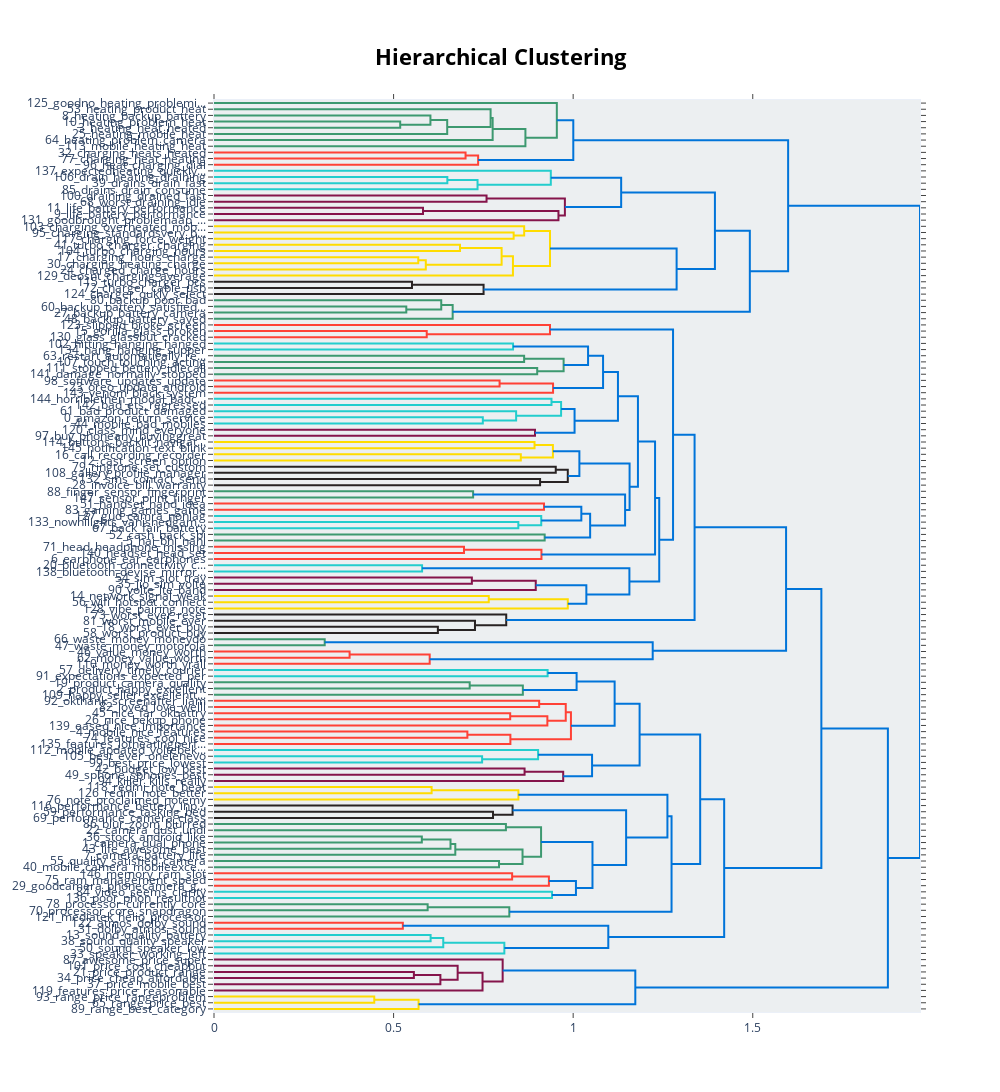

This figure's notebook cell:
### Code cell
# Or, to visualize hierarchical relationships between topics
topic_model.visualize_hierarchy()

### Figure 1 — Plotly figure (JSON) as saved in the notebook; plotly's stock layout.template omitted (floating-point values rounded to 4 significant figures; data arrays with more than 128 entries replaced by an {"elided": "..."} marker saying what was removed)
{"data": [{"hoverinfo": "text", "marker": {"color": "rgb(61,153,112)"}, "mode": "lines", "type": "scatter", "x": [0, 0.5184, 0.5184, 0], "xaxis": "x", "y": [-35, -35, -45, -45], "yaxis": "y"}, {"hoverinfo": "text", "marker": {"color": "rgb(61,153,112)"}, "mode": "lines", "type": "scatter", "x": [0, 0.6026, 0.6026, 0.5184], "xaxis": "x", "y": [-25, -25, -40, -40], "yaxis": "y"}, {"hoverinfo": "text", "marker": {"color": "rgb(61,153,112)"}, "mode": "lines", "type": "scatter", "x": [0.6026, 0.6493, 0.6493, 0], "xaxis": "x", "y": [-32.5, -32.5, -55, -55], "yaxis": "y"}, {"hoverinfo": "text", "marker": {"color": "rgb(61,153,112)"}, "mode": "lines", "type": "scatter", "x": [0, 0.7701, 0.7701, 0.6493], "xaxis": "x", "y": [-15, -15, -43.75, -43.75], "yaxis": "y"}, {"hoverinfo": "text", "marker": {"color": "rgb(61,153,112)"}, "mode": "lines", "type": "scatter", "x": [0.7701, 0.7758, 0.7758, 0], "xaxis": "x", "y": [-29.38, -29.38, -65, -65], "yaxis": "y"}, {"hoverinfo": "text", "marker": {"color": "rgb(61,153,112)"}, "mode": "lines", "type": "scatter", "x": [0.7758, 0.867, 0.867, 0], "xaxis": "x", "y": [-47.19, -47.19, -75, -75], "yaxis": "y"}, {"hoverinfo": "text", "marker": {"color": "rgb(61,153,112)"}, "mode": "lines", "type": "scatter", "x": [0, 0.9545, 0.9545, 0.867], "xaxis": "x", "y": [-5, -5, -61.09, -61.09], "yaxis": "y"}, {"hoverinfo": "text", "marker": {"color": "rgb(255,65,54)"}, "mode": "lines", "type": "scatter", "x": [0, 0.7004, 0.7004, 0], "xaxis": "x", "y": [-85, -85, -95, -95], "yaxis": "y"}, {"hoverinfo": "text", "marker": {"color": "rgb(255,65,54)"}, "mode": "lines", "type": "scatter", "x": [0.7004, 0.7354, 0.7354, 0], "xaxis": "x", "y": [-90, -90, -105, -105], "yaxis": "y"}, {"hoverinfo": "text", "marker": {"color": "rgb(0,116,217)"}, "mode": "lines", "type": "scatter", "x": [0.9545, 1.0, 1.0, 0.7354], "xaxis": "x", "y": [-33.05, -33.05, -97.5, -97.5], "yaxis": "y"}, {"hoverinfo": "text", "marker": {"color": "rgb(35,205,205)"}, "mode": "lines", "type": "scatter", "x": [0, 0.6497, 0.6497, 0], "xaxis": "x", "y": [-125, -125, -135, -135], "yaxis": "y"}, {"hoverinfo": "text", "marker": {"color": "rgb(35,205,205)"}, "mode": "lines", "type": "scatter", "x": [0.6497, 0.7337, 0.7337, 0], "xaxis": "x", "y": [-130, -130, -145, -145], "yaxis": "y"}, {"hoverinfo": "text", "marker": {"color": "rgb(35,205,205)"}, "mode": "lines", "type": "scatter", "x": [0, 0.9378, 0.9378, 0.7337], "xaxis": "x", "y": [-115, -115, -137.5, -137.5], "yaxis": "y"}, {"hoverinfo": "text", "marker": {"color": "rgb(133,20,75)"}, "mode": "lines", "type": "scatter", "x": [0, 0.7588, 0.7588, 0], "xaxis": "x", "y": [-155, -155, -165, -165], "yaxis": "y"}, {"hoverinfo": "text", "marker": {"color": "rgb(133,20,75)"}, "mode": "lines", "type": "scatter", "x": [0, 0.5819, 0.5819, 0], "xaxis": "x", "y": [-175, -175, -185, -185], "yaxis": "y"}, {"hoverinfo": "text", "marker": {"color": "rgb(133,20,75)"}, "mode": "lines", "type": "scatter", "x": [0.5819, 0.959, 0.959, 0], "xaxis": "x", "y": [-180, -180, -195, -195], "yaxis": "y"}, {"hoverinfo": "text", "marker": {"color": "rgb(133,20,75)"}, "mode": "lines", "type": "scatter", "x": [0.7588, 0.9769, 0.9769, 0.959], "xaxis": "x", "y": [-160, -160, -187.5, -187.5], "yaxis": "y"}, {"hoverinfo": "text", "marker": {"color": "rgb(0,116,217)"}, "mode": "lines", "type": "scatter", "x": [0.9378, 1.134, 1.134, 0.9769], "xaxis": "x", "y": [-126.2, -126.2, -173.8, -173.8], "yaxis": "y"}, {"hoverinfo": "text", "marker": {"color": "rgb(255,220,0)"}, "mode": "lines", "type": "scatter", "x": [0, 0.8342, 0.8342, 0], "xaxis": "x", "y": [-215, -215, -225, -225], "yaxis": "y"}, {"hoverinfo": "text", "marker": {"color": "rgb(255,220,0)"}, "mode": "lines", "type": "scatter", "x": [0, 0.8636, 0.8636, 0.8342], "xaxis": "x", "y": [-205, -205, -220, -220], "yaxis": "y"}, {"hoverinfo": "text", "marker": {"color": "rgb(255,220,0)"}, "mode": "lines", "type": "scatter", "x": [0, 0.685, 0.685, 0], "xaxis": "x", "y": [-235, -235, -245, -245], "yaxis": "y"}, {"hoverinfo": "text", "marker": {"color": "rgb(255,220,0)"}, "mode": "lines", "type": "scatter", "x": [0, 0.5687, 0.5687, 0], "xaxis": "x", "y": [-255, -255, -265, -265], "yaxis": "y"}, {"hoverinfo": "text", "marker": {"color": "rgb(255,220,0)"}, "mode": "lines", "type": "scatter", "x": [0.5687, 0.5897, 0.5897, 0], "xaxis": "x", "y": [-260, -260, -275, -275], "yaxis": "y"}, {"hoverinfo": "text", "marker": {"color": "rgb(255,220,0)"}, "mode": "lines", "type": "scatter", "x": [0.685, 0.8008, 0.8008, 0.5897], "xaxis": "x", "y": [-240, -240, -267.5, -267.5], "yaxis": "y"}, {"hoverinfo": "text", "marker": {"color": "rgb(255,220,0)"}, "mode": "lines", "type": "scatter", "x": [0.8008, 0.8323, 0.8323, 0], "xaxis": "x", "y": [-253.8, -253.8, -285, -285], "yaxis": "y"}, {"hoverinfo": "text", "marker": {"color": "rgb(255,220,0)"}, "mode": "lines", "type": "scatter", "x": [0.8636, 0.9355, 0.9355, 0.8323], "xaxis": "x", "y": [-212.5, -212.5, -269.4, -269.4], "yaxis": "y"}, {"hoverinfo": "text", "marker": {"color": "rgb(40,35,35)"}, "mode": "lines", "type": "scatter", "x": [0, 0.5512, 0.5512, 0], "xaxis": "x", "y": [-295, -295, -305, -305], "yaxis": "y"}, {"hoverinfo": "text", "marker": {"color": "rgb(40,35,35)"}, "mode": "lines", "type": "scatter", "x": [0.5512, 0.7506, 0.7506, 0], "xaxis": "x", "y": [-300, -300, -315, -315], "yaxis": "y"}, {"hoverinfo": "text", "marker": {"color": "rgb(0,116,217)"}, "mode": "lines", "type": "scatter", "x": [0.9355, 1.288, 1.288, 0.7506], "xaxis": "x", "y": [-240.9, -240.9, -307.5, -307.5], "yaxis": "y"}, {"hoverinfo": "text", "marker": {"color": "rgb(0,116,217)"}, "mode": "lines", "type": "scatter", "x": [1.134, 1.395, 1.395, 1.288], "xaxis": "x", "y": [-150, -150, -274.2, -274.2], "yaxis": "y"}, {"hoverinfo": "text", "marker": {"color": "rgb(61,153,112)"}, "mode": "lines", "type": "scatter", "x": [0, 0.5354, 0.5354, 0], "xaxis": "x", "y": [-335, -335, -345, -345], "yaxis": "y"}, {"hoverinfo": "text", "marker": {"color": "rgb(61,153,112)"}, "mode": "lines", "type": "scatter", "x": [0, 0.6327, 0.6327, 0.5354], "xaxis": "x", "y": [-325, -325, -340, -340], "yaxis": "y"}, {"hoverinfo": "text", "marker": {"color": "rgb(61,153,112)"}, "mode": "lines", "type": "scatter", "x": [0.6327, 0.6645, 0.6645, 0], "xaxis": "x", "y": [-332.5, -332.5, -355, -355], "yaxis": "y"}, {"hoverinfo": "text", "marker": {"color": "rgb(0,116,217)"}, "mode": "lines", "type": "scatter", "x": [1.395, 1.492, 1.492, 0.6645], "xaxis": "x", "y": [-212.1, -212.1, -343.8, -343.8], "yaxis": "y"}, {"hoverinfo": "text", "marker": {"color": "rgb(0,116,217)"}, "mode": "lines", "type": "scatter", "x": [1.0, 1.598, 1.598, 1.492], "xaxis": "x", "y": [-65.27, -65.27, -277.9, -277.9], "yaxis": "y"}, {"hoverinfo": "text", "marker": {"color": "rgb(255,65,54)"}, "mode": "lines", "type": "scatter", "x": [0, 0.5923, 0.5923, 0], "xaxis": "x", "y": [-375, -375, -385, -385], "yaxis": "y"}, {"hoverinfo": "text", "marker": {"color": "rgb(255,65,54)"}, "mode": "lines", "type": "scatter", "x": [0, 0.9355, 0.9355, 0.5923], "xaxis": "x", "y": [-365, -365, -380, -380], "yaxis": "y"}, {"hoverinfo": "text", "marker": {"color": "rgb(35,205,205)"}, "mode": "lines", "type": "scatter", "x": [0, 0.8326, 0.8326, 0], "xaxis": "x", "y": [-395, -395, -405, -405], "yaxis": "y"}, {"hoverinfo": "text", "marker": {"color": "rgb(61,153,112)"}, "mode": "lines", "type": "scatter", "x": [0, 0.8634, 0.8634, 0], "xaxis": "x", "y": [-415, -415, -425, -425], "yaxis": "y"}, {"hoverinfo": "text", "marker": {"color": "rgb(61,153,112)"}, "mode": "lines", "type": "scatter", "x": [0, 0.8999, 0.8999, 0], "xaxis": "x", "y": [-435, -435, -445, -445], "yaxis": "y"}, {"hoverinfo": "text", "marker": {"color": "rgb(61,153,112)"}, "mode": "lines", "type": "scatter", "x": [0.8634, 0.9734, 0.9734, 0.8999], "xaxis": "x", "y": [-420, -420, -440, -440], "yaxis": "y"}, {"hoverinfo": "text", "marker": {"color": "rgb(0,116,217)"}, "mode": "lines", "type": "scatter", "x": [0.8326, 1.041, 1.041, 0.9734], "xaxis": "x", "y": [-400, -400, -430, -430], "yaxis": "y"}, {"hoverinfo": "text", "marker": {"color": "rgb(255,65,54)"}, "mode": "lines", "type": "scatter", "x": [0, 0.7951, 0.7951, 0], "xaxis": "x", "y": [-455, -455, -465, -465], "yaxis": "y"}, {"hoverinfo": "text", "marker": {"color": "rgb(255,65,54)"}, "mode": "lines", "type": "scatter", "x": [0.7951, 0.944, 0.944, 0], "xaxis": "x", "y": [-460, -460, -475, -475], "yaxis": "y"}, {"hoverinfo": "text", "marker": {"color": "rgb(0,116,217)"}, "mode": "lines", "type": "scatter", "x": [1.041, 1.083, 1.083, 0.944], "xaxis": "x", "y": [-415, -415, -467.5, -467.5], "yaxis": "y"}, {"hoverinfo": "text", "marker": {"color": "rgb(35,205,205)"}, "mode": "lines", "type": "scatter", "x": [0, 0.9396, 0.9396, 0], "xaxis": "x", "y": [-485, -485, -495, -495], "yaxis": "y"}, {"hoverinfo": "text", "marker": {"color": "rgb(35,205,205)"}, "mode": "lines", "type": "scatter", "x": [0, 0.7484, 0.7484, 0], "xaxis": "x", "y": [-515, -515, -525, -525], "yaxis": "y"}, {"hoverinfo": "text", "marker": {"color": "rgb(35,205,205)"}, "mode": "lines", "type": "scatter", "x": [0, 0.8412, 0.8412, 0.7484], "xaxis": "x", "y": [-505, -505, -520, -520], "yaxis": "y"}, {"hoverinfo": "text", "marker": {"color": "rgb(35,205,205)"}, "mode": "lines", "type": "scatter", "x": [0.9396, 0.9664, 0.9664, 0.8412], "xaxis": "x", "y": [-490, -490, -512.5, -512.5], "yaxis": "y"}, {"hoverinfo": "text", "marker": {"color": "rgb(133,20,75)"}, "mode": "lines", "type": "scatter", "x": [0, 0.8938, 0.8938, 0], "xaxis": "x", "y": [-535, -535, -545, -545], "yaxis": "y"}, {"hoverinfo": "text", "marker": {"color": "rgb(0,116,217)"}, "mode": "lines", "type": "scatter", "x": [0.9664, 1.004, 1.004, 0.8938], "xaxis": "x", "y": [-501.2, -501.2, -540, -540], "yaxis": "y"}, {"hoverinfo": "text", "marker": {"color": "rgb(0,116,217)"}, "mode": "lines", "type": "scatter", "x": [1.083, 1.125, 1.125, 1.004], "xaxis": "x", "y": [-441.2, -441.2, -520.6, -520.6], "yaxis": "y"}, {"hoverinfo": "text", "marker": {"color": "rgb(255,220,0)"}, "mode": "lines", "type": "scatter", "x": [0, 0.8924, 0.8924, 0], "xaxis": "x", "y": [-555, -555, -565, -565], "yaxis": "y"}, {"hoverinfo": "text", "marker": {"color": "rgb(255,220,0)"}, "mode": "lines", "type": "scatter", "x": [0, 0.8542, 0.8542, 0], "xaxis": "x", "y": [-575, -575, -585, -585], "yaxis": "y"}, {"hoverinfo": "text", "marker": {"color": "rgb(255,220,0)"}, "mode": "lines", "type": "scatter", "x": [0.8924, 0.9436, 0.9436, 0.8542], "xaxis": "x", "y": [-560, -560, -580, -580], "yaxis": "y"}, {"hoverinfo": "text", "marker": {"color": "rgb(40,35,35)"}, "mode": "lines", "type": "scatter", "x": [0, 0.9515, 0.9515, 0], "xaxis": "x", "y": [-595, -595, -605, -605], "yaxis": "y"}, {"hoverinfo": "text", "marker": {"color": "rgb(40,35,35)"}, "mode": "lines", "type": "scatter", "x": [0, 0.9079, 0.9079, 0], "xaxis": "x", "y": [-615, -615, -625, -625], "yaxis": "y"}, {"hoverinfo": "text", "marker": {"color": "rgb(40,35,35)"}, "mode": "lines", "type": "scatter", "x": [0.9515, 0.985, 0.985, 0.9079], "xaxis": "x", "y": [-600, -600, -620, -620], "yaxis": "y"}, {"hoverinfo": "text", "marker": {"color": "rgb(0,116,217)"}, "mode": "lines", "type": "scatter", "x": [0.9436, 1.017, 1.017, 0.985], "xaxis": "x", "y": [-570, -570, -610, -610], "yaxis": "y"}, {"hoverinfo": "text", "marker": {"color": "rgb(61,153,112)"}, "mode": "lines", "type": "scatter", "x": [0, 0.7214, 0.7214, 0], "xaxis": "x", "y": [-635, -635, -645, -645], "yaxis": "y"}, {"hoverinfo": "text", "marker": {"color": "rgb(255,65,54)"}, "mode": "lines", "type": "scatter", "x": [0, 0.9188, 0.9188, 0], "xaxis": "x", "y": [-655, -655, -665, -665], "yaxis": "y"}, {"hoverinfo": "text", "marker": {"color": "rgb(35,205,205)"}, "mode": "lines", "type": "scatter", "x": [0, 0.8473, 0.8473, 0], "xaxis": "x", "y": [-685, -685, -695, -695], "yaxis": "y"}, {"hoverinfo": "text", "marker": {"color": "rgb(35,205,205)"}, "mode": "lines", "type": "scatter", "x": [0, 0.9111, 0.9111, 0.8473], "xaxis": "x", "y": [-675, -675, -690, -690], "yaxis": "y"}, {"hoverinfo": "text", "marker": {"color": "rgb(0,116,217)"}, "mode": "lines", "type": "scatter", "x": [0.9188, 1.023, 1.023, 0.9111], "xaxis": "x", "y": [-660, -660, -682.5, -682.5], "yaxis": "y"}, {"hoverinfo": "text", "marker": {"color": "rgb(61,153,112)"}, "mode": "lines", "type": "scatter", "x": [0, 0.9207, 0.9207, 0], "xaxis": "x", "y": [-705, -705, -715, -715], "yaxis": "y"}, {"hoverinfo": "text", "marker": {"color": "rgb(0,116,217)"}, "mode": "lines", "type": "scatter", "x": [1.023, 1.047, 1.047, 0.9207], "xaxis": "x", "y": [-671.2, -671.2, -710, -710], "yaxis": "y"}, {"hoverinfo": "text", "marker": {"color": "rgb(0,116,217)"}, "mode": "lines", "type": "scatter", "x": [0.7214, 1.145, 1.145, 1.047], "xaxis": "x", "y": [-640, -640, -690.6, -690.6], "yaxis": "y"}, {"hoverinfo": "text", "marker": {"color": "rgb(0,116,217)"}, "mode": "lines", "type": "scatter", "x": [1.017, 1.157, 1.157, 1.145], "xaxis": "x", "y": [-590, -590, -665.3, -665.3], "yaxis": "y"}, {"hoverinfo": "text", "marker": {"color": "rgb(0,116,217)"}, "mode": "lines", "type": "scatter", "x": [1.125, 1.18, 1.18, 1.157], "xaxis": "x", "y": [-480.9, -480.9, -627.7, -627.7], "yaxis": "y"}, {"hoverinfo": "text", "marker": {"color": "rgb(255,65,54)"}, "mode": "lines", "type": "scatter", "x": [0, 0.696, 0.696, 0], "xaxis": "x", "y": [-725, -725, -735, -735], "yaxis": "y"}, {"hoverinfo": "text", "marker": {"color": "rgb(255,65,54)"}, "mode": "lines", "type": "scatter", "x": [0.696, 0.9117, 0.9117, 0], "xaxis": "x", "y": [-730, -730, -745, -745], "yaxis": "y"}, {"hoverinfo": "text", "marker": {"color": "rgb(0,116,217)"}, "mode": "lines", "type": "scatter", "x": [1.18, 1.228, 1.228, 0.9117], "xaxis": "x", "y": [-554.3, -554.3, -737.5, -737.5], "yaxis": "y"}, {"hoverinfo": "text", "marker": {"color": "rgb(35,205,205)"}, "mode": "lines", "type": "scatter", "x": [0, 0.5793, 0.5793, 0], "xaxis": "x", "y": [-755, -755, -765, -765], "yaxis": "y"}, {"hoverinfo": "text", "marker": {"color": "rgb(133,20,75)"}, "mode": "lines", "type": "scatter", "x": [0, 0.7179, 0.7179, 0], "xaxis": "x", "y": [-775, -775, -785, -785], "yaxis": "y"}, {"hoverinfo": "text", "marker": {"color": "rgb(133,20,75)"}, "mode": "lines", "type": "scatter", "x": [0.7179, 0.8958, 0.8958, 0], "xaxis": "x", "y": [-780, -780, -795, -795], "yaxis": "y"}, {"hoverinfo": "text", "marker": {"color": "rgb(255,220,0)"}, "mode": "lines", "type": "scatter", "x": [0, 0.765, 0.765, 0], "xaxis": "x", "y": [-805, -805, -815, -815], "yaxis": "y"}, {"hoverinfo": "text", "marker": {"color": "rgb(255,220,0)"}, "mode": "lines", "type": "scatter", "x": [0.765, 0.985, 0.985, 0], "xaxis": "x", "y": [-810, -810, -825, -825], "yaxis": "y"}, {"hoverinfo": "text", "marker": {"color": "rgb(0,116,217)"}, "mode": "lines", "type": "scatter", "x": [0.8958, 1.037, 1.037, 0.985], "xaxis": "x", "y": [-787.5, -787.5, -817.5, -817.5], "yaxis": "y"}, {"hoverinfo": "text", "marker": {"color": "rgb(0,116,217)"}, "mode": "lines", "type": "scatter", "x": [0.5793, 1.157, 1.157, 1.037], "xaxis": "x", "y": [-760, -760, -802.5, -802.5], "yaxis": "y"}, {"hoverinfo": "text", "marker": {"color": "rgb(0,116,217)"}, "mode": "lines", "type": "scatter", "x": [1.228, 1.24, 1.24, 1.157], "xaxis": "x", "y": [-645.9, -645.9, -781.2, -781.2], "yaxis": "y"}, {"hoverinfo": "text", "marker": {"color": "rgb(0,116,217)"}, "mode": "lines", "type": "scatter", "x": [0.9355, 1.278, 1.278, 1.24], "xaxis": "x", "y": [-372.5, -372.5, -713.6, -713.6], "yaxis": "y"}, {"hoverinfo": "text", "marker": {"color": "rgb(40,35,35)"}, "mode": "lines", "type": "scatter", "x": [0, 0.6233, 0.6233, 0], "xaxis": "x", "y": [-855, -855, -865, -865], "yaxis": "y"}, {"hoverinfo": "text", "marker": {"color": "rgb(40,35,35)"}, "mode": "lines", "type": "scatter", "x": [0, 0.7266, 0.7266, 0.6233], "xaxis": "x", "y": [-845, -845, -860, -860], "yaxis": "y"}, {"hoverinfo": "text", "marker": {"color": "rgb(40,35,35)"}, "mode": "lines", "type": "scatter", "x": [0, 0.8136, 0.8136, 0.7266], "xaxis": "x", "y": [-835, -835, -852.5, -852.5], "yaxis": "y"}, {"hoverinfo": "text", "marker": {"color": "rgb(0,116,217)"}, "mode": "lines", "type": "scatter", "x": [1.278, 1.338, 1.338, 0.8136], "xaxis": "x", "y": [-543.0, -543.0, -843.8, -843.8], "yaxis": "y"}, {"hoverinfo": "text", "marker": {"color": "rgb(61,153,112)"}, "mode": "lines", "type": "scatter", "x": [0, 0.3082, 0.3082, 0], "xaxis": "x", "y": [-875, -875, -885, -885], "yaxis": "y"}, {"hoverinfo": "text", "marker": {"color": "rgb(255,65,54)"}, "mode": "lines", "type": "scatter", "x": [0, 0.3775, 0.3775, 0], "xaxis": "x", "y": [-895, -895, -905, -905], "yaxis": "y"}, {"hoverinfo": "text", "marker": {"color": "rgb(255,65,54)"}, "mode": "lines", "type": "scatter", "x": [0.3775, 0.6005, 0.6005, 0], "xaxis": "x", "y": [-900, -900, -915, -915], "yaxis": "y"}, {"hoverinfo": "text", "marker": {"color": "rgb(0,116,217)"}, "mode": "lines", "type": "scatter", "x": [0.3082, 1.221, 1.221, 0.6005], "xaxis": "x", "y": [-880, -880, -907.5, -907.5], "yaxis": "y"}, {"hoverinfo": "text", "marker": {"color": "rgb(0,116,217)"}, "mode": "lines", "type": "scatter", "x": [1.338, 1.593, 1.593, 1.221], "xaxis": "x", "y": [-693.4, -693.4, -893.8, -893.8], "yaxis": "y"}, {"hoverinfo": "text", "marker": {"color": "rgb(35,205,205)"}, "mode": "lines", "type": "scatter", "x": [0, 0.9288, 0.9288, 0], "xaxis": "x", "y": [-925, -925, -935, -935], "yaxis": "y"}, {"hoverinfo": "text", "marker": {"color": "rgb(61,153,112)"}, "mode": "lines", "type": "scatter", "x": [0, 0.7119, 0.7119, 0], "xaxis": "x", "y": [-945, -945, -955, -955], "yaxis": "y"}, {"hoverinfo": "text", "marker": {"color": "rgb(61,153,112)"}, "mode": "lines", "type": "scatter", "x": [0.7119, 0.8599, 0.8599, 0], "xaxis": "x", "y": [-950, -950, -965, -965], "yaxis": "y"}, {"hoverinfo": "text", "marker": {"color": "rgb(0,116,217)"}, "mode": "lines", "type": "scatter", "x": [0.9288, 1.01, 1.01, 0.8599], "xaxis": "x", "y": [-930, -930, -957.5, -957.5], "yaxis": "y"}, {"hoverinfo": "text", "marker": {"color": "rgb(255,65,54)"}, "mode": "lines", "type": "scatter", "x": [0, 0.9053, 0.9053, 0], "xaxis": "x", "y": [-975, -975, -985, -985], "yaxis": "y"}, {"hoverinfo": "text", "marker": {"color": "rgb(255,65,54)"}, "mode": "lines", "type": "scatter", "x": [0, 0.8247, 0.8247, 0], "xaxis": "x", "y": [-995, -995, -1005, -1005], "yaxis": "y"}, {"hoverinfo": "text", "marker": {"color": "rgb(255,65,54)"}, "mode": "lines", "type": "scatter", "x": [0.8247, 0.9282, 0.9282, 0], "xaxis": "x", "y": [-1000, -1000, -1015, -1015], "yaxis": "y"}, {"hoverinfo": "text", "marker": {"color": "rgb(255,65,54)"}, "mode": "lines", "type": "scatter", "x": [0.9053, 0.9793, 0.9793, 0.9282], "xaxis": "x", "y": [-980, -980, -1008.0, -1008.0], "yaxis": "y"}, {"hoverinfo": "text", "marker": {"color": "rgb(255,65,54)"}, "mode": "lines", "type": "scatter", "x": [0, 0.7055, 0.7055, 0], "xaxis": "x", "y": [-1025, -1025, -1035, -1035], "yaxis": "y"}, {"hoverinfo": "text", "marker": {"color": "rgb(255,65,54)"}, "mode": "lines", "type": "scatter", "x": [0.7055, 0.8252, 0.8252, 0], "xaxis": "x", "y": [-1030, -1030, -1045, -1045], "yaxis": "y"}, {"hoverinfo": "text", "marker": {"color": "rgb(255,65,54)"}, "mode": "lines", "type": "scatter", "x": [0.9793, 0.9938, 0.9938, 0.8252], "xaxis": "x", "y": [-993.8, -993.8, -1038.0, -1038.0], "yaxis": "y"}, {"hoverinfo": "text", "marker": {"color": "rgb(0,116,217)"}, "mode": "lines", "type": "scatter", "x": [1.01, 1.115, 1.115, 0.9938], "xaxis": "x", "y": [-943.8, -943.8, -1016.0, -1016.0], "yaxis": "y"}, {"hoverinfo": "text", "marker": {"color": "rgb(35,205,205)"}, "mode": "lines", "type": "scatter", "x": [0, 0.7465, 0.7465, 0], "xaxis": "x", "y": [-1065, -1065, -1075, -1075], "yaxis": "y"}, {"hoverinfo": "text", "marker": {"color": "rgb(35,205,205)"}, "mode": "lines", "type": "scatter", "x": [0, 0.9024, 0.9024, 0.7465], "xaxis": "x", "y": [-1055, -1055, -1070, -1070], "yaxis": "y"}, {"hoverinfo": "text", "marker": {"color": "rgb(133,20,75)"}, "mode": "lines", "type": "scatter", "x": [0, 0.8647, 0.8647, 0], "xaxis": "x", "y": [-1085, -1085, -1095, -1095], "yaxis": "y"}, {"hoverinfo": "text", "marker": {"color": "rgb(133,20,75)"}, "mode": "lines", "type": "scatter", "x": [0.8647, 0.9722, 0.9722, 0], "xaxis": "x", "y": [-1090, -1090, -1105, -1105], "yaxis": "y"}, {"hoverinfo": "text", "marker": {"color": "rgb(0,116,217)"}, "mode": "lines", "type": "scatter", "x": [0.9024, 1.053, 1.053, 0.9722], "xaxis": "x", "y": [-1062.0, -1062.0, -1098.0, -1098.0], "yaxis": "y"}, {"hoverinfo": "text", "marker": {"color": "rgb(0,116,217)"}, "mode": "lines", "type": "scatter", "x": [1.115, 1.185, 1.185, 1.053], "xaxis": "x", "y": [-979.7, -979.7, -1080, -1080], "yaxis": "y"}, {"hoverinfo": "text", "marker": {"color": "rgb(255,220,0)"}, "mode": "lines", "type": "scatter", "x": [0, 0.6059, 0.6059, 0], "xaxis": "x", "y": [-1115, -1115, -1125, -1125], "yaxis": "y"}, {"hoverinfo": "text", "marker": {"color": "rgb(255,220,0)"}, "mode": "lines", "type": "scatter", "x": [0.6059, 0.8475, 0.8475, 0], "xaxis": "x", "y": [-1120, -1120, -1135, -1135], "yaxis": "y"}, {"hoverinfo": "text", "marker": {"color": "rgb(40,35,35)"}, "mode": "lines", "type": "scatter", "x": [0, 0.7768, 0.7768, 0], "xaxis": "x", "y": [-1155, -1155, -1165, -1165], "yaxis": "y"}, {"hoverinfo": "text", "marker": {"color": "rgb(40,35,35)"}, "mode": "lines", "type": "scatter", "x": [0, 0.8313, 0.8313, 0.7768], "xaxis": "x", "y": [-1145, -1145, -1160, -1160], "yaxis": "y"}, {"hoverinfo": "text", "marker": {"color": "rgb(61,153,112)"}, "mode": "lines", "type": "scatter", "x": [0, 0.8127, 0.8127, 0], "xaxis": "x", "y": [-1175, -1175, -1185, -1185], "yaxis": "y"}, {"hoverinfo": "text", "marker": {"color": "rgb(61,153,112)"}, "mode": "lines", "type": "scatter", "x": [0, 0.5786, 0.5786, 0], "xaxis": "x", "y": [-1195, -1195, -1205, -1205], "yaxis": "y"}, {"hoverinfo": "text", "marker": {"color": "rgb(61,153,112)"}, "mode": "lines", "type": "scatter", "x": [0.5786, 0.6585, 0.6585, 0], "xaxis": "x", "y": [-1200, -1200, -1215, -1215], "yaxis": "y"}, {"hoverinfo": "text", "marker": {"color": "rgb(61,153,112)"}, "mode": "lines", "type": "scatter", "x": [0.6585, 0.6718, 0.6718, 0], "xaxis": "x", "y": [-1208.0, -1208.0, -1225, -1225], "yaxis": "y"}, {"hoverinfo": "text", "marker": {"color": "rgb(61,153,112)"}, "mode": "lines", "type": "scatter", "x": [0, 0.7936, 0.7936, 0], "xaxis": "x", "y": [-1235, -1235, -1245, -1245], "yaxis": "y"}, {"hoverinfo": "text", "marker": {"color": "rgb(61,153,112)"}, "mode": "lines", "type": "scatter", "x": [0.6718, 0.859, 0.859, 0.7936], "xaxis": "x", "y": [-1216.0, -1216.0, -1240, -1240], "yaxis": "y"}, {"hoverinfo": "text", "marker": {"color": "rgb(61,153,112)"}, "mode": "lines", "type": "scatter", "x": [0.8127, 0.9106, 0.9106, 0.859], "xaxis": "x", "y": [-1180, -1180, -1228.0, -1228.0], "yaxis": "y"}, {"hoverinfo": "text", "marker": {"color": "rgb(255,65,54)"}, "mode": "lines", "type": "scatter", "x": [0, 0.8301, 0.8301, 0], "xaxis": "x", "y": [-1255, -1255, -1265, -1265], "yaxis": "y"}, {"hoverinfo": "text", "marker": {"color": "rgb(255,65,54)"}, "mode": "lines", "type": "scatter", "x": [0.8301, 0.9324, 0.9324, 0], "xaxis": "x", "y": [-1260, -1260, -1275, -1275], "yaxis": "y"}, {"hoverinfo": "text", "marker": {"color": "rgb(35,205,205)"}, "mode": "lines", "type": "scatter", "x": [0, 0.941, 0.941, 0], "xaxis": "x", "y": [-1285, -1285, -1295, -1295], "yaxis": "y"}, {"hoverinfo": "text", "marker": {"color": "rgb(0,116,217)"}, "mode": "lines", "type": "scatter", "x": [0.9324, 1.008, 1.008, 0.941], "xaxis": "x", "y": [-1268.0, -1268.0, -1290, -1290], "yaxis": "y"}, {"hoverinfo": "text", "marker": {"color": "rgb(0,116,217)"}, "mode": "lines", "type": "scatter", "x": [0.9106, 1.054, 1.054, 1.008], "xaxis": "x", "y": [-1204.0, -1204.0, -1279.0, -1279.0], "yaxis": "y"}, {"hoverinfo": "text", "marker": {"color": "rgb(0,116,217)"}, "mode": "lines", "type": "scatter", "x": [0.8313, 1.147, 1.147, 1.054], "xaxis": "x", "y": [-1152.0, -1152.0, -1241.0, -1241.0], "yaxis": "y"}, {"hoverinfo": "text", "marker": {"color": "rgb(0,116,217)"}, "mode": "lines", "type": "scatter", "x": [0.8475, 1.262, 1.262, 1.147], "xaxis": "x", "y": [-1128.0, -1128.0, -1197.0, -1197.0], "yaxis": "y"}, {"hoverinfo": "text", "marker": {"color": "rgb(61,153,112)"}, "mode": "lines", "type": "scatter", "x": [0, 0.5948, 0.5948, 0], "xaxis": "x", "y": [-1305, -1305, -1315, -1315], "yaxis": "y"}, {"hoverinfo": "text", "marker": {"color": "rgb(61,153,112)"}, "mode": "lines", "type": "scatter", "x": [0.5948, 0.8222, 0.8222, 0], "xaxis": "x", "y": [-1310, -1310, -1325, -1325], "yaxis": "y"}, {"hoverinfo": "text", "marker": {"color": "rgb(0,116,217)"}, "mode": "lines", "type": "scatter", "x": [1.262, 1.274, 1.274, 0.8222], "xaxis": "x", "y": [-1162.0, -1162.0, -1318.0, -1318.0], "yaxis": "y"}, {"hoverinfo": "text", "marker": {"color": "rgb(0,116,217)"}, "mode": "lines", "type": "scatter", "x": [1.185, 1.354, 1.354, 1.274], "xaxis": "x", "y": [-1030.0, -1030.0, -1240.0, -1240.0], "yaxis": "y"}, {"hoverinfo": "text", "marker": {"color": "rgb(255,65,54)"}, "mode": "lines", "type": "scatter", "x": [0, 0.5258, 0.5258, 0], "xaxis": "x", "y": [-1335, -1335, -1345, -1345], "yaxis": "y"}, {"hoverinfo": "text", "marker": {"color": "rgb(35,205,205)"}, "mode": "lines", "type": "scatter", "x": [0, 0.6031, 0.6031, 0], "xaxis": "x", "y": [-1355, -1355, -1365, -1365], "yaxis": "y"}, {"hoverinfo": "text", "marker": {"color": "rgb(35,205,205)"}, "mode": "lines", "type": "scatter", "x": [0.6031, 0.6383, 0.6383, 0], "xaxis": "x", "y": [-1360, -1360, -1375, -1375], "yaxis": "y"}, {"hoverinfo": "text", "marker": {"color": "rgb(35,205,205)"}, "mode": "lines", "type": "scatter", "x": [0.6383, 0.8084, 0.8084, 0], "xaxis": "x", "y": [-1368.0, -1368.0, -1385, -1385], "yaxis": "y"}, {"hoverinfo": "text", "marker": {"color": "rgb(0,116,217)"}, "mode": "lines", "type": "scatter", "x": [0.5258, 1.098, 1.098, 0.8084], "xaxis": "x", "y": [-1340, -1340, -1376.0, -1376.0], "yaxis": "y"}, {"hoverinfo": "text", "marker": {"color": "rgb(0,116,217)"}, "mode": "lines", "type": "scatter", "x": [1.354, 1.42, 1.42, 1.098], "xaxis": "x", "y": [-1135.0, -1135.0, -1358.0, -1358.0], "yaxis": "y"}, {"hoverinfo": "text", "marker": {"color": "rgb(0,116,217)"}, "mode": "lines", "type": "scatter", "x": [1.593, 1.691, 1.691, 1.42], "xaxis": "x", "y": [-793.6, -793.6, -1246.0, -1246.0], "yaxis": "y"}, {"hoverinfo": "text", "marker": {"color": "rgb(133,20,75)"}, "mode": "lines", "type": "scatter", "x": [0, 0.5565, 0.5565, 0], "xaxis": "x", "y": [-1415, -1415, -1425, -1425], "yaxis": "y"}, {"hoverinfo": "text", "marker": {"color": "rgb(133,20,75)"}, "mode": "lines", "type": "scatter", "x": [0.5565, 0.6303, 0.6303, 0], "xaxis": "x", "y": [-1420, -1420, -1435, -1435], "yaxis": "y"}, {"hoverinfo": "text", "marker": {"color": "rgb(133,20,75)"}, "mode": "lines", "type": "scatter", "x": [0, 0.6784, 0.6784, 0.6303], "xaxis": "x", "y": [-1405, -1405, -1428.0, -1428.0], "yaxis": "y"}, {"hoverinfo": "text", "marker": {"color": "rgb(133,20,75)"}, "mode": "lines", "type": "scatter", "x": [0.6784, 0.7476, 0.7476, 0], "xaxis": "x", "y": [-1416.0, -1416.0, -1445, -1445], "yaxis": "y"}, {"hoverinfo": "text", "marker": {"color": "rgb(133,20,75)"}, "mode": "lines", "type": "scatter", "x": [0, 0.8037, 0.8037, 0.7476], "xaxis": "x", "y": [-1395, -1395, -1431.0, -1431.0], "yaxis": "y"}, {"hoverinfo": "text", "marker": {"color": "rgb(255,220,0)"}, "mode": "lines", "type": "scatter", "x": [0, 0.4462, 0.4462, 0], "xaxis": "x", "y": [-1455, -1455, -1465, -1465], "yaxis": "y"}, {"hoverinfo": "text", "marker": {"color": "rgb(255,220,0)"}, "mode": "lines", "type": "scatter", "x": [0.4462, 0.5696, 0.5696, 0], "xaxis": "x", "y": [-1460, -1460, -1475, -1475], "yaxis": "y"}, {"hoverinfo": "text", "marker": {"color": "rgb(0,116,217)"}, "mode": "lines", "type": "scatter", "x": [0.8037, 1.173, 1.173, 0.5696], "xaxis": "x", "y": [-1413.0, -1413.0, -1468.0, -1468.0], "yaxis": "y"}, {"hoverinfo": "text", "marker": {"color": "rgb(0,116,217)"}, "mode": "lines", "type": "scatter", "x": [1.691, 1.876, 1.876, 1.173], "xaxis": "x", "y": [-1020.0, -1020.0, -1440.0, -1440.0], "yaxis": "y"}, {"hoverinfo": "text", "marker": {"color": "rgb(0,116,217)"}, "mode": "lines", "type": "scatter", "x": [1.598, 1.966, 1.966, 1.876], "xaxis": "x", "y": [-171.6, -171.6, -1230.0, -1230.0], "yaxis": "y"}], "layout": {"autosize": false, "height": 2420, "hoverlabel": {"bgcolor": "white", "font": {"family": "Rockwell", "size": 16}}, "hovermode": "closest", "plot_bgcolor": "#ECEFF1", "showlegend": false, "title": {"font": {"color": "Black", "size": 22}, "text": "<b>Hierarchical Clustering</b>", "x": 0.5, "xanchor": "center", "yanchor": "top"}, "width": 1000, "xaxis": {"autorange": true, "mirror": "allticks", "range": [0, 1.966], "rangemode": "tozero", "showgrid": false, "showline": true, "showticklabels": true, "ticks": "outside", "type": "linear", "zeroline": false}, "yaxis": {"mirror": "allticks", "range": [-1480, 0], "rangemode": "tozero", "showgrid": false, "showline": true, "showticklabels": true, "tickmode": "array", "ticks": "outside", "ticktext": {"elided": "148 str values"}, "tickvals": {"elided": "148 int values"}, "type": "linear", "zeroline": false}}}
